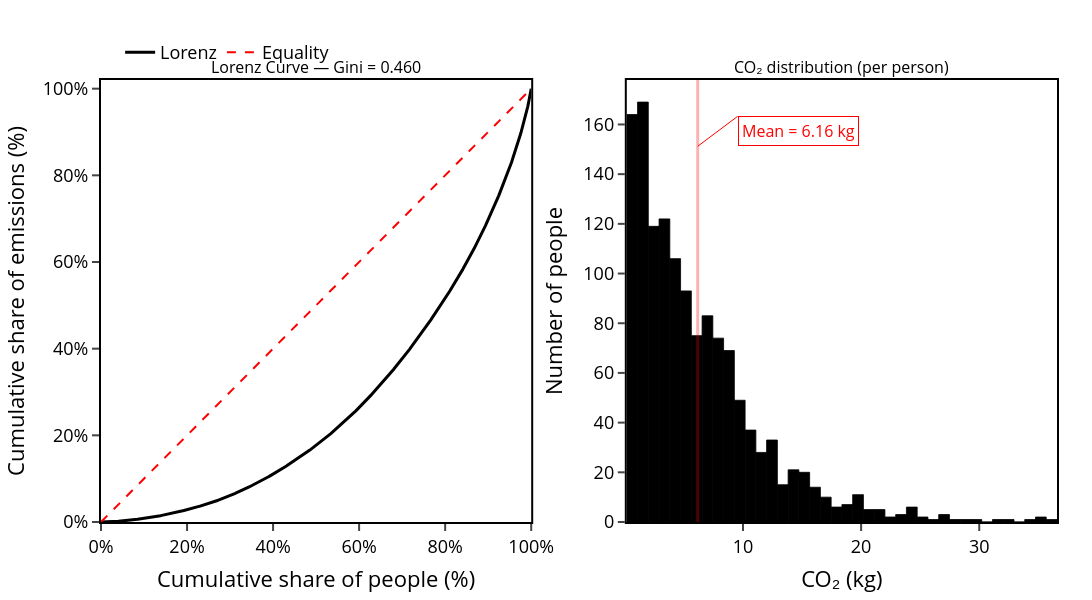

Notebook cell for this chart:
### Code cell
from __future__ import annotations

from pathlib import Path
from typing import Iterable, Union
import contextlib
import io
import logging

import numpy as np
import pandas as pd
import plotly.graph_objects as go
from plotly.subplots import make_subplots


# ============================================================
# Visual diagnostics — Lorenz curve + distribution (Plotly, SVG export only)
# ============================================================

def plot_lorenz_and_distribution_svg(
    csv_path: Union[str, Path],
    output_svg: Union[str, Path],
    emission_col_candidates: Iterable[str] = ("CO2_abs_allocated", "CO2_allocated"),
    display_name: str = "CO₂",
    unit: str = "kg",
    convert_factor: float = 1e-6,
    bins: int = 40,
    filter_positive_hist: bool = True,
    include_zeros_lorenz: bool = True,
    width: int = 1200,
    height: int = 600,
    bar_color: str = "black",
    show: bool = True,
    quiet_export: bool = True,
) -> dict:
    
    csv_path = Path(csv_path)
    output_svg = Path(output_svg)

    df = pd.read_csv(csv_path)

    # -------------------------
    # Select metric column
    # -------------------------
    em_col = next((c for c in emission_col_candidates if c in df.columns), None)
    if em_col is None:
        raise ValueError(
            f"No emissions column found among {tuple(emission_col_candidates)}. "
            f"Available columns (excerpt): {df.columns.tolist()[:40]} ..."
        )

    # Clean and scale series
    s = pd.to_numeric(df[em_col], errors="coerce") * float(convert_factor)
    s = s.replace([np.inf, -np.inf], np.nan).dropna()

    # -------------------------
    # Histogram (right panel)
    # -------------------------
    s_hist = s.copy()
    if filter_positive_hist:
        s_hist = s_hist[s_hist > 0]
    if s_hist.empty:
        raise ValueError("No data available for histogram after filtering.")

    mean_val = float(s_hist.mean())
    counts, edges = np.histogram(s_hist.to_numpy(), bins=bins)
    centers = (edges[:-1] + edges[1:]) / 2
    widths = edges[1:] - edges[:-1]

    # -------------------------
    # Lorenz + Gini (left panel)
    # -------------------------
    s_lor = s.copy()
    s_lor = s_lor[s_lor >= 0] if include_zeros_lorenz else s_lor[s_lor > 0]

    if s_lor.empty or float(s_lor.sum()) <= 0:
        raise ValueError("Cannot compute Lorenz curve (empty data or zero total).")

    x = np.sort(s_lor.to_numpy())
    total = float(x.sum())
    cum = np.cumsum(x) / total
    pop = np.arange(1, len(x) + 1) / len(x)

    pop_l = np.concatenate(([0.0], pop))
    cum_l = np.concatenate(([0.0], cum))

    area = np.trapz(cum_l, pop_l)
    gini = 1.0 - 2.0 * float(area)

    pop_pct = pop_l * 100
    cum_pct = cum_l * 100

    # -------------------------
    # Figure
    # -------------------------
    fig = make_subplots(
        rows=1, cols=2,
        subplot_titles=(
            f"Lorenz Curve — Gini = {gini:.3f}",
            f"{display_name} distribution (per person)"
        ),
        horizontal_spacing=0.10
    )

    # Lorenz curve
    fig.add_trace(
        go.Scatter(
            x=pop_pct, y=cum_pct, mode="lines", name="Lorenz",
            line=dict(color="black", width=3)
        ),
        row=1, col=1
    )

    # Equality line
    fig.add_trace(
        go.Scatter(
            x=[0, 100], y=[0, 100], mode="lines", name="Equality",
            line=dict(color="red", width=2, dash="dash")
        ),
        row=1, col=1
    )

    # Histogram
    fig.add_trace(
        go.Bar(
            x=centers,
            y=counts,
            width=widths,
            marker=dict(color=bar_color, line=dict(color="black", width=0.8)),
            hovertemplate=f"{display_name}: %{{x:.4g}} {unit}<br>People: %{{y}}<extra></extra>",
            showlegend=False,
        ),
        row=1, col=2
    )

    # Mean line + annotation
    fig.add_vline(x=mean_val, line_width=3, line_color="red", row=1, col=2)
    fig.add_annotation(
        x=mean_val, y=0.85, xref="x2", yref="paper",
        text=f"Mean = {mean_val:.3g} {unit}",
        showarrow=True, arrowhead=0, ax=40, ay=-30,
        font=dict(color="red", size=16),
        xanchor="left", yanchor="top",
        bgcolor="white", bordercolor="red", borderwidth=1, borderpad=3,
    )

    fig.update_layout(
        template="simple_white",
        width=width,
        height=height,
        margin=dict(l=70, r=25, t=80, b=70),
        font=dict(size=18, color="black"),
        legend=dict(orientation="h", yanchor="bottom", y=1.02, xanchor="left", x=0.02),
    )

    fig.update_xaxes(
        title_text="Cumulative share of people (%)", range=[0, 100],
        showline=True, linewidth=2, linecolor="black", mirror=True,
        ticks="outside", tickwidth=2, ticklen=7, zeroline=False,
        ticksuffix="%",
        row=1, col=1
    )
    fig.update_yaxes(
        title_text="Cumulative share of emissions (%)", range=[0, 102],
        showline=True, linewidth=2, linecolor="black", mirror=True,
        ticks="outside", tickwidth=2, ticklen=7, zeroline=False,
        ticksuffix="%",
        row=1, col=1
    )

    fig.update_xaxes(
        title_text=f"{display_name} ({unit})",
        showline=True, linewidth=2, linecolor="black", mirror=True,
        ticks="outside", tickwidth=2, ticklen=7, zeroline=False,
        row=1, col=2
    )
    fig.update_yaxes(
        title_text="Number of people",
        showline=True, linewidth=2, linecolor="black", mirror=True,
        ticks="outside", tickwidth=2, ticklen=7, zeroline=False,
        row=1, col=2
    )

    if show:
        fig.show()

    # -------------------------
    # SVG export (only)
    # -------------------------
    output_svg.parent.mkdir(parents=True, exist_ok=True)

    if quiet_export:
        # Silence Kaleido/Choreographer (both logging + stdout/stderr)
        for name in ("kaleido", "choreographer"):
            logging.getLogger(name).setLevel(logging.ERROR)

        root = logging.getLogger()
        root.setLevel(logging.WARNING)
        for h in root.handlers:
            h.setLevel(logging.WARNING)

        _buf = io.StringIO()
        with contextlib.redirect_stdout(_buf), contextlib.redirect_stderr(_buf):
            fig.write_image(output_svg)
    else:
        fig.write_image(output_svg)

    return {"metric": em_col, "gini": float(gini), "mean": float(mean_val), "n": int(len(s_lor))}


# ============================================================
# Example call (SVG only)
# ============================================================
stats = plot_lorenz_and_distribution_svg(
    csv_path="outputs_emissions_car_only/emissions_by_person_carpool_adjusted.csv",
    output_svg="outputs_emissions_car_only/lorenz_distribution_CO2.svg",
    display_name="CO₂",
    unit="kg",
    convert_factor=1e-6,
    bins=40,
    show=True,
    quiet_export=True,
)

print(stats)

### Figure 1 — Plotly figure (JSON) as saved in the notebook; plotly's stock layout.template omitted (floating-point values rounded to 4 significant figures; data arrays with more than 128 entries replaced by an {"elided": "..."} marker saying what was removed)
{"data": [{"line": {"color": "black", "width": 3}, "mode": "lines", "name": "Lorenz", "type": "scatter", "x": {"elided": "1375 float values"}, "xaxis": "x", "y": {"elided": "1375 float values"}, "yaxis": "y"}, {"line": {"color": "red", "dash": "dash", "width": 2}, "mode": "lines", "name": "Equality", "type": "scatter", "x": [0, 100], "xaxis": "x", "y": [0, 100], "yaxis": "y"}, {"hovertemplate": "CO₂: %{x:.4g} kg<br>People: %{y}<extra></extra>", "marker": {"color": "black", "line": {"color": "black", "width": 0.8}}, "showlegend": false, "type": "bar", "width": [0.9105, 0.9105, 0.9105, 0.9105, 0.9105, 0.9105, 0.9105, 0.9105, 0.9105, 0.9105, 0.9105, 0.9105, 0.9105, 0.9105, 0.9105, 0.9105, 0.9105, 0.9105, 0.9105, 0.9105, 0.9105, 0.9105, 0.9105, 0.9105, 0.9105, 0.9105, 0.9105, 0.9105, 0.9105, 0.9105, 0.9105, 0.9105, 0.9105, 0.9105, 0.9105, 0.9105, 0.9105, 0.9105, 0.9105, 0.9105], "x": [0.6178, 1.528, 2.439, 3.349, 4.26, 5.17, 6.081, 6.991, 7.902, 8.812, 9.723, 10.63, 11.54, 12.45, 13.36, 14.28, 15.19, 16.1, 17.01, 17.92, 18.83, 19.74, 20.65, 21.56, 22.47, 23.38, 24.29, 25.2, 26.11, 27.02, 27.93, 28.84, 29.75, 30.66, 31.58, 32.49, 33.4, 34.31, 35.22, 36.13], "xaxis": "x2", "y": [164, 169, 119, 122, 106, 93, 75, 83, 74, 69, 49, 37, 28, 33, 15, 21, 20, 14, 10, 6, 7, 11, 5, 5, 2, 3, 6, 2, 1, 3, 1, 1, 1, 0, 1, 1, 0, 1, 2, 1], "yaxis": "y2"}], "layout": {"annotations": [{"font": {"size": 16}, "showarrow": false, "text": "Lorenz Curve — Gini = 0.460", "x": 0.225, "xanchor": "center", "xref": "paper", "y": 1, "yanchor": "bottom", "yref": "paper"}, {"font": {"size": 16}, "showarrow": false, "text": "CO₂ distribution (per person)", "x": 0.775, "xanchor": "center", "xref": "paper", "y": 1, "yanchor": "bottom", "yref": "paper"}, {"arrowhead": 0, "ax": 40, "ay": -30, "bgcolor": "white", "bordercolor": "red", "borderpad": 3, "borderwidth": 1, "font": {"color": "red", "size": 16}, "showarrow": true, "text": "Mean = 6.16 kg", "x": 6.165, "xanchor": "left", "xref": "x2", "y": 0.85, "yanchor": "top", "yref": "paper"}], "font": {"color": "black", "size": 18}, "height": 600, "legend": {"orientation": "h", "x": 0.02, "xanchor": "left", "y": 1.02, "yanchor": "bottom"}, "margin": {"b": 70, "l": 70, "r": 25, "t": 80}, "shapes": [{"line": {"color": "red", "width": 3}, "type": "line", "x0": 6.165, "x1": 6.165, "xref": "x2", "y0": 0, "y1": 1, "yref": "y2 domain"}], "width": 1200, "xaxis": {"anchor": "y", "domain": [0, 0.45], "linecolor": "black", "linewidth": 2, "mirror": true, "range": [0, 100], "showline": true, "ticklen": 7, "ticks": "outside", "ticksuffix": "%", "tickwidth": 2, "title": {"text": "Cumulative share of people (%)"}, "zeroline": false}, "xaxis2": {"anchor": "y2", "domain": [0.55, 1], "linecolor": "black", "linewidth": 2, "mirror": true, "showline": true, "ticklen": 7, "ticks": "outside", "tickwidth": 2, "title": {"text": "CO₂ (kg)"}, "zeroline": false}, "yaxis": {"anchor": "x", "domain": [0, 1], "linecolor": "black", "linewidth": 2, "mirror": true, "range": [0, 102], "showline": true, "ticklen": 7, "ticks": "outside", "ticksuffix": "%", "tickwidth": 2, "title": {"text": "Cumulative share of emissions (%)"}, "zeroline": false}, "yaxis2": {"anchor": "x2", "domain": [0, 1], "linecolor": "black", "linewidth": 2, "mirror": true, "showline": true, "ticklen": 7, "ticks": "outside", "tickwidth": 2, "title": {"text": "Number of people"}, "zeroline": false}}}
